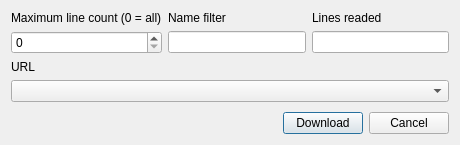
<?xml version="1.0" encoding="UTF-8"?>
<ui version="4.0">
 <class>CDownloadMPC</class>
 <widget class="QDialog" name="CDownloadMPC">
  <property name="geometry">
   <rect>
    <x>0</x>
    <y>0</y>
    <width>460</width>
    <height>145</height>
   </rect>
  </property>
  <property name="windowTitle">
   <string>Data download</string>
  </property>
  <layout class="QVBoxLayout" name="verticalLayout_3">
   <item>
    <layout class="QVBoxLayout" name="verticalLayout">
     <item>
      <layout class="QGridLayout" name="gridLayout" columnminimumwidth="1,1,1">
       <item row="1" column="2">
        <widget class="QLineEdit" name="lineEdit_2">
         <property name="readOnly">
          <bool>true</bool>
         </property>
        </widget>
       </item>
       <item row="0" column="2">
        <widget class="QLabel" name="label_3">
         <property name="text">
          <string>Lines readed</string>
         </property>
        </widget>
       </item>
       <item row="0" column="0">
        <widget class="QLabel" name="label">
         <property name="text">
          <string>Maximum line count (0 = all)</string>
         </property>
        </widget>
       </item>
       <item row="1" column="0">
        <widget class="QSpinBox" name="spinBox">
         <property name="sizePolicy">
          <sizepolicy hsizetype="Expanding" vsizetype="Fixed">
           <horstretch>0</horstretch>
           <verstretch>0</verstretch>
          </sizepolicy>
         </property>
         <property name="maximum">
          <number>999999999</number>
         </property>
        </widget>
       </item>
       <item row="0" column="1">
        <widget class="QLabel" name="label_4">
         <property name="text">
          <string>Name filter</string>
         </property>
        </widget>
       </item>
       <item row="1" column="1">
        <widget class="QLineEdit" name="lineEdit">
         <property name="toolTip">
          <string>Eg. 'halley' or '!linear' prefix ! means stop downloading after first match.</string>
         </property>
        </widget>
       </item>
      </layout>
     </item>
     <item>
      <layout class="QVBoxLayout" name="verticalLayout_2">
       <item>
        <widget class="QLabel" name="label_2">
         <property name="text">
          <string>URL</string>
         </property>
        </widget>
       </item>
       <item>
        <widget class="QComboBox" name="comboBox"/>
       </item>
      </layout>
     </item>
     <item>
      <spacer name="verticalSpacer">
       <property name="orientation">
        <enum>Qt::Vertical</enum>
       </property>
       <property name="sizeHint" stdset="0">
        <size>
         <width>20</width>
         <height>40</height>
        </size>
       </property>
      </spacer>
     </item>
     <item>
      <layout class="QHBoxLayout" name="horizontalLayout">
       <item>
        <spacer name="horizontalSpacer">
         <property name="orientation">
          <enum>Qt::Horizontal</enum>
         </property>
         <property name="sizeHint" stdset="0">
          <size>
           <width>40</width>
           <height>20</height>
          </size>
         </property>
        </spacer>
       </item>
       <item>
        <widget class="QPushButton" name="pushButton_2">
         <property name="text">
          <string>Download</string>
         </property>
         <property name="default">
          <bool>true</bool>
         </property>
        </widget>
       </item>
       <item>
        <widget class="QPushButton" name="pushButton">
         <property name="text">
          <string>Cancel</string>
         </property>
        </widget>
       </item>
      </layout>
     </item>
    </layout>
   </item>
  </layout>
 </widget>
 <tabstops>
  <tabstop>spinBox</tabstop>
  <tabstop>lineEdit_2</tabstop>
  <tabstop>comboBox</tabstop>
  <tabstop>pushButton_2</tabstop>
  <tabstop>pushButton</tabstop>
 </tabstops>
 <resources/>
 <connections/>
</ui>
